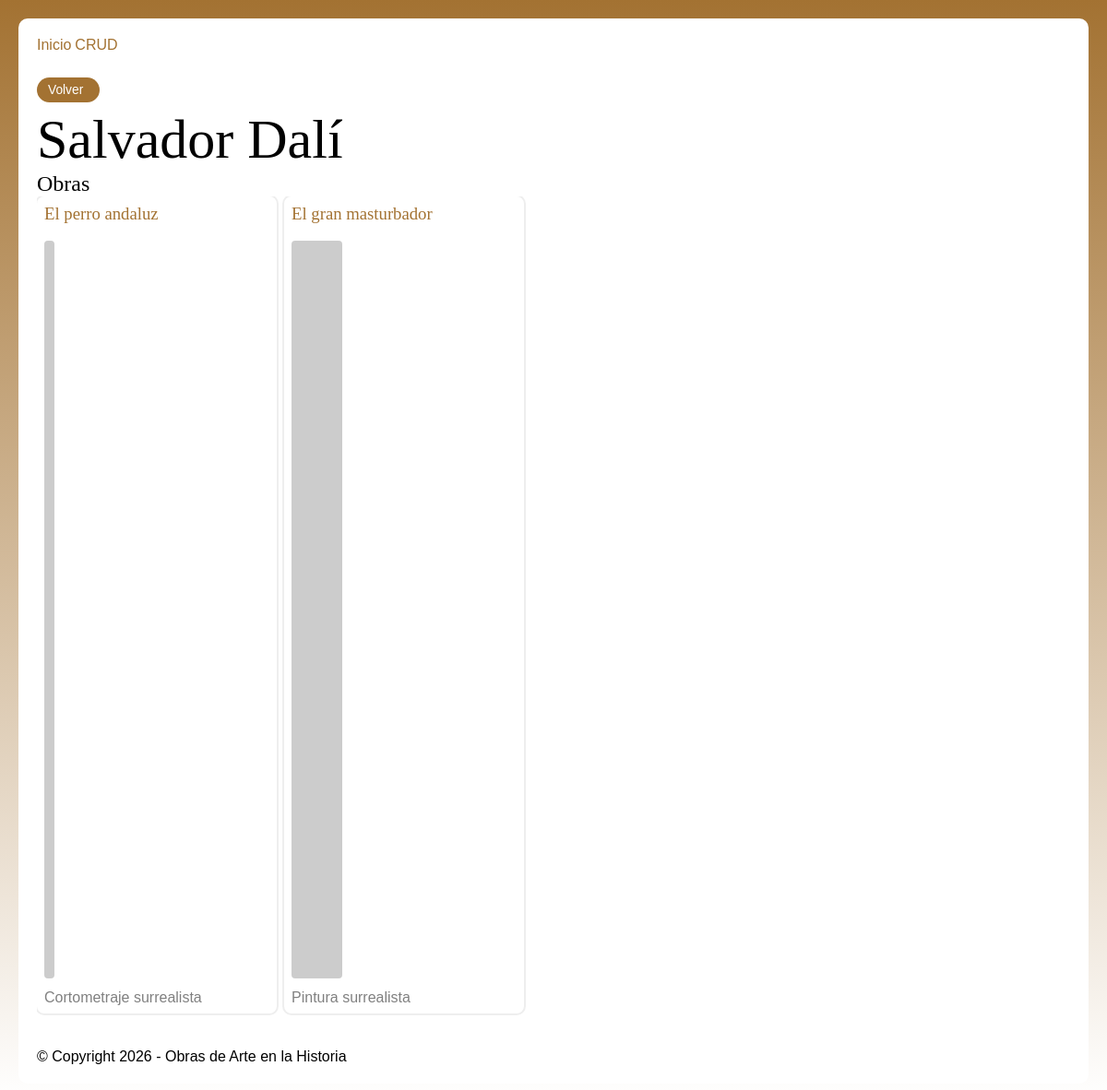
/infoAutor.php?id=6, run on the app's committed database.
### tables this page shows
CREATE TABLE `creadores` (
  `id` int NOT NULL AUTO_INCREMENT,
  `nombre` varchar(255) NOT NULL,
  `nacionalidad` varchar(100) DEFAULT NULL,
  `fecha_nacimiento` date DEFAULT NULL,
  `fecha_muerte` date DEFAULT NULL,
  `imagen` varchar(255) DEFAULT NULL,
  PRIMARY KEY (`id`)
);

CREATE TABLE `obras` (
  `id` int NOT NULL AUTO_INCREMENT,
  `titulo` varchar(255) NOT NULL,
  `año` int DEFAULT NULL,
  `descripcion` text,
  `imagen` varchar(255) DEFAULT NULL,
  PRIMARY KEY (`id`)
);

### functions.php (called while the page is built, shortened)
<?
function getheader()
{
    include __DIR__ . '/inc/header.php';
}
function getfooter()
{
    include __DIR__ . '/inc/footer.php';
}
function conn()
{
    $conn = new mysqli(SERV, USER, PASS, DBNM);
    $conn->set_charset("utf8mb4");
    return $conn;
}
function consulta($sql)
{
    $conn = conn();
    $result = $conn->query($sql);
    $data = [];
    if ($result->num_rows > 0) {
        while ($row = $result->fetch_assoc()) {
            $data[] = $row;
        }
    }
    return $data;
}

### infoAutor.php (the view, shortened to what this page needs)
<? require 'functions.php' ?>
<?php
$id = $_GET["id"];
$volver_crud = isset($_GET["volver"]) && $_GET["volver"] === "crud";
$volver_crud_autores = isset($_GET["volver"]) && $_GET["volver"] === "crud_autores";
$volver_url = $volver_crud ? "crud/listado_crud_obras.php" : ($volver_crud_autores ? "crud/listado_crud_autores.php" : "index.php");
$volver_query = $volver_crud ? "&volver=crud" : ($volver_crud_autores ? "&volver=crud_autores" : "");
$sql = "SELECT * FROM creadores WHERE id='$id'";
$autor = consulta($sql);
$sql = "SELECT obras.* FROM obras INNER JOIN obras_creadores ON obras.id = obras_creadores.obra_id WHERE obras_creadores.creador_id='$id'";
$obras = consulta($sql);
$autor = $autor[0];
?>
<a href="<?= $volver_url ?>" class="btn">Volver</a>
<h1><?= $autor['nombre'] ?></h1>
<h2>Obras</h2>
<ul class="galeria galeria-horizontal">
    <? foreach($obras as $obra): ?>
        <li>
            <a href="infoObras.php?id=<?= $obra['id'] ?><?= $volver_query ?>">
                <h3><?= $obra['titulo'] ?></h3>
                <img src="<?= $obra['imagen'] ?>"/>
                <p><?= $obra['descripcion'] ?></p>
            </a>
        </li>
    <? endforeach; ?>
</ul>

### assets/css/style.css (style rules this page uses)
* { margin: 0; padding: 0; }
:root { --c1: var(--color-main); --cl: var(--color-light); --cd: var(--color-dark); --color-main: rgb(163, 114, 50); --color-secundary: rgb(173, 83, 50); --color-light: white; --color-dark: black; --ff: sans-serif; --ff2: monospace; --mxw: 1160px; }
*, *::before, *::after { box-sizing: border-box; }
html { font-family: sans-serif; padding: 20px; background: linear-gradient(var(--c1), var(--cl)); min-height: 100dvh; }
body { max-width: var(--mxw); margin: 0 auto; background: var(--cl); padding: 20px; border-radius: 10px; }
a { color: var(--c1); text-decoration: none; }
img { max-width: 100%; }
.galeria { list-style: none; padding-left: 0; flex-wrap: wrap; display: flex; gap: 8px; }
.galeria li { flex: 1 1 0; min-width: 190px; outline: solid #eee 2px; padding: 8px; border-radius: 8px; }
.galeria li h3 { font-size: 1.17em; white-space: nowrap; overflow: hidden; line-height: 1.2; height: 32px; display: flex; align-items: flex-start; width: 100%; margin: 0 0 8px 0; }
.galeria li img { aspect-ratio: 1/1; object-fit: cover; margin: 0 0 8px 0; border-radius: 4px; }
.galeria li p { color: grey; }
.galeria-horizontal { flex-wrap: nowrap; overflow-x: auto; padding-bottom: 8px; }
.galeria-horizontal li { flex: 0 0 260px; }
.btn, input[type="submit"] { background-color: var(--c1); padding: 6px 18px 6px 12px; text-align: center; display: inline-block; font-size: 0.86em; color: white; border-radius: 20px; margin: 6px 0; border: none; cursor: pointer; outline: solid 0px var(--c1); transition: .4s; }
img { opacity: 0; animation: fadeIn 1s ease forwards; animation-delay: 0.2s; }
*:not(a):not(input):not(button) { cursor: default; }
h1, h2, h3, h4, h5, h6 { font-family: "Libre Baskerville", serif !important; font-optical-sizing: auto; font-weight: 400; font-style: normal; }
h1 { font-size: clamp(2rem, 5vw, 6rem); }
h1, h2, h3, img, h1:nth-child(2n) { animation: reveal linear both; animation-timeline: view(); animation-range: entry 10% cover 35%; }

### data on the page
creadores: nombre "Salvador Dalí"
obras: titulo "El perro andaluz", descripcion "Cortometraje surrealista"
obras: titulo "El gran masturbador", descripcion "Pintura surrealista"

### other printed values
TITLE "Obras de Arte en la Historia"
